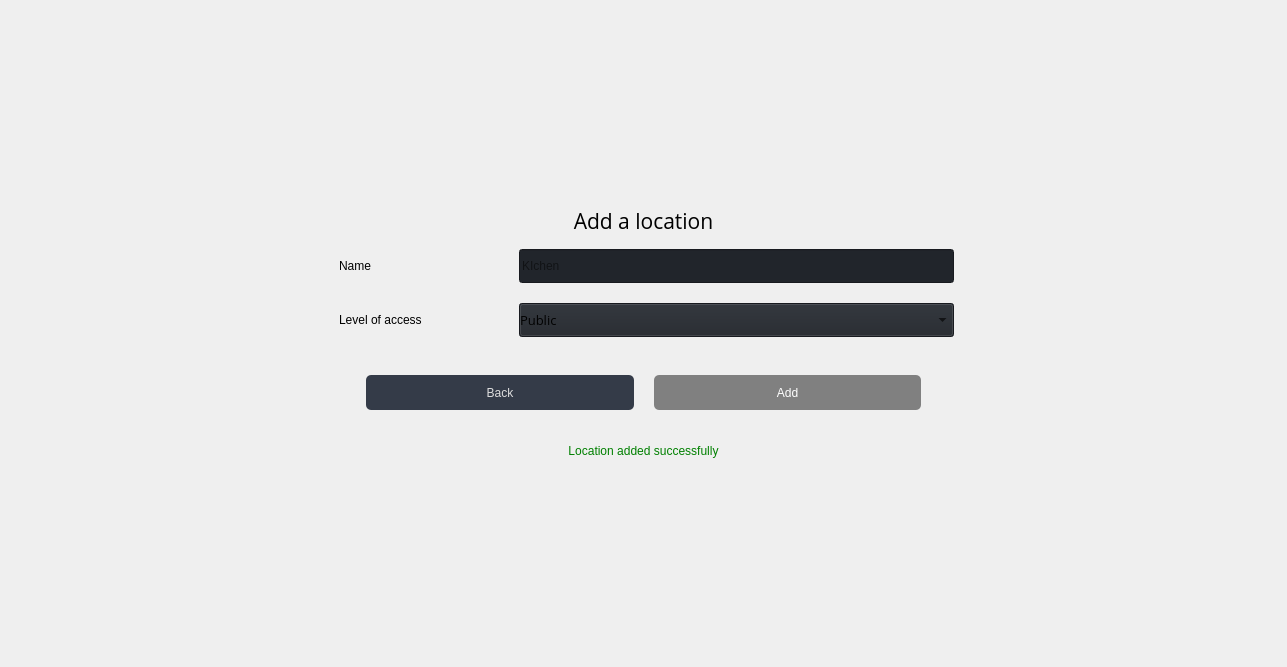
                     <widget class="QWidget" name="add_location">
                      <layout class="QGridLayout" name="gridLayout_6" rowstretch="10,1,1,1,1,1,1,10" columnstretch="10,1,1,10">
                       <item row="2" column="1" colspan="2">
                        <layout class="QGridLayout" name="gridLayout_5" columnstretch="2,5">
                         <item row="0" column="0">
                          <widget class="QLabel" name="label_55">
                           <property name="sizePolicy">
                            <sizepolicy hsizetype="Expanding" vsizetype="Expanding">
                             <horstretch>0</horstretch>
                             <verstretch>0</verstretch>
                            </sizepolicy>
                           </property>
                           <property name="styleSheet">
                            <string notr="true">font: 12pt &quot;Open Sans&quot;;
margin-left:10px;</string>
                           </property>
                           <property name="text">
                            <string>Name</string>
                           </property>
                          </widget>
                         </item>
                         <item row="0" column="1">
                          <widget class="QLineEdit" name="add_location_titles">
                           <property name="sizePolicy">
                            <sizepolicy hsizetype="Preferred" vsizetype="Fixed">
                             <horstretch>0</horstretch>
                             <verstretch>0</verstretch>
                            </sizepolicy>
                           </property>
                           <property name="minimumSize">
                            <size>
                             <width>0</width>
                             <height>48</height>
                            </size>
                           </property>
                           <property name="maximumSize">
                            <size>
                             <width>16777215</width>
                             <height>48</height>
                            </size>
                           </property>
                           <property name="styleSheet">
                            <string notr="true">margin: 7px;
background-color: rgb(33, 37, 43);</string>
                           </property>
                           <property name="text">
                            <string/>
                           </property>
                           <property name="placeholderText">
                            <string>KIchen</string>
                           </property>
                          </widget>
                         </item>
                         <item row="1" column="0">
                          <widget class="QLabel" name="label_57">
                           <property name="sizePolicy">
                            <sizepolicy hsizetype="Preferred" vsizetype="Expanding">
                             <horstretch>0</horstretch>
                             <verstretch>0</verstretch>
                            </sizepolicy>
                           </property>
                           <property name="styleSheet">
                            <string notr="true">font: 12pt &quot;Open Sans&quot;;
margin-left:10px;</string>
                           </property>
                           <property name="text">
                            <string>Level of access</string>
                           </property>
                          </widget>
                         </item>
                         <item row="1" column="1">
                          <widget class="QComboBox" name="add_location_access">
                           <property name="minimumSize">
                            <size>
                             <width>0</width>
                             <height>48</height>
                            </size>
                           </property>
                           <property name="maximumSize">
                            <size>
                             <width>16777215</width>
                             <height>48</height>
                            </size>
                           </property>
                           <property name="font">
                            <font>
                             <family>Open Sans</family>
                             <pointsize>10</pointsize>
                             <weight>50</weight>
                             <italic>false</italic>
                             <bold>false</bold>
                            </font>
                           </property>
                           <property name="autoFillBackground">
                            <bool>false</bool>
                           </property>
                           <property name="styleSheet">
                            <string notr="true">
margin: 7px;
background-color: rgb(33, 37, 43);</string>
                           </property>
                           <property name="iconSize">
                            <size>
                             <width>16</width>
                             <height>16</height>
                            </size>
                           </property>
                           <property name="frame">
                            <bool>true</bool>
                           </property>
                           <item>
                            <property name="text">
                             <string>Public</string>
                            </property>
                           </item>
                           <item>
                            <property name="text">
                             <string>All employes</string>
                            </property>
                           </item>
                           <item>
                            <property name="text">
                             <string>Enhanced</string>
                            </property>
                           </item>
                          </widget>
                         </item>
                        </layout>
                       </item>
                       <item row="2" column="0">
                        <spacer name="horizontalSpacer_15">
                         <property name="orientation">
                          <enum>Qt::Horizontal</enum>
                         </property>
                         <property name="sizeHint" stdset="0">
                          <size>
                           <width>315</width>
                           <height>20</height>
                          </size>
                         </property>
                        </spacer>
                       </item>
                       <item row="2" column="3">
                        <spacer name="horizontalSpacer_16">
                         <property name="orientation">
                          <enum>Qt::Horizontal</enum>
                         </property>
                         <property name="sizeHint" stdset="0">
                          <size>
                           <width>315</width>
                           <height>20</height>
                          </size>
                         </property>
                        </spacer>
                       </item>
                       <item row="1" column="1" colspan="2">
                        <widget class="QLabel" name="label_56">
                         <property name="sizePolicy">
                          <sizepolicy hsizetype="MinimumExpanding" vsizetype="Preferred">
                           <horstretch>0</horstretch>
                           <verstretch>0</verstretch>
                          </sizepolicy>
                         </property>
                         <property name="font">
                          <font>
                           <family>Open Sans</family>
                           <pointsize>10</pointsize>
                           <weight>50</weight>
                           <italic>false</italic>
                           <bold>false</bold>
                          </font>
                         </property>
                         <property name="styleSheet">
                          <string notr="true"/>
                         </property>
                         <property name="text">
                          <string>&lt;html&gt;&lt;head/&gt;&lt;body&gt;&lt;p&gt;&lt;span style=&quot; font-size:16pt;&quot;&gt;Add a location&lt;/span&gt;&lt;/p&gt;&lt;/body&gt;&lt;/html&gt;</string>
                         </property>
                         <property name="alignment">
                          <set>Qt::AlignCenter</set>
                         </property>
                         <property name="margin">
                          <number>15</number>
                         </property>
                        </widget>
                       </item>
                       <item row="4" column="1" colspan="2">
                        <layout class="QHBoxLayout" name="horizontalLayout_13" stretch="1,1">
                         <property name="spacing">
                          <number>20</number>
                         </property>
                         <property name="leftMargin">
                          <number>40</number>
                         </property>
                         <property name="rightMargin">
                          <number>40</number>
                         </property>
                         <item>
                          <widget class="QPushButton" name="add_location_back">
                           <property name="sizePolicy">
                            <sizepolicy hsizetype="Preferred" vsizetype="Fixed">
                             <horstretch>0</horstretch>
                             <verstretch>0</verstretch>
                            </sizepolicy>
                           </property>
                           <property name="minimumSize">
                            <size>
                             <width>120</width>
                             <height>35</height>
                            </size>
                           </property>
                           <property name="styleSheet">
                            <string notr="true">QPushButton {
background-color: rgb(52, 59, 72);
color: rgb(221, 221, 221);
border-radius: 5px;
padding: 5px 10px;
border: none;
}

QPushButton:hover {
background-color: rgb(57, 65, 80);
}

QPushButton:pressed {
background-color: rgb(33, 37, 43);
}</string>
                           </property>
                           <property name="text">
                            <string>Back</string>
                           </property>
                          </widget>
                         </item>
                         <item>
                          <widget class="QPushButton" name="add_location_add">
                           <property name="enabled">
                            <bool>false</bool>
                           </property>
                           <property name="sizePolicy">
                            <sizepolicy hsizetype="Preferred" vsizetype="Fixed">
                             <horstretch>0</horstretch>
                             <verstretch>0</verstretch>
                            </sizepolicy>
                           </property>
                           <property name="minimumSize">
                            <size>
                             <width>120</width>
                             <height>35</height>
                            </size>
                           </property>
                           <property name="styleSheet">
                            <string notr="true">/* Кнопка подтверждения (OK) */
QPushButton {
    background-color: rgb(189, 147, 249);
    color: rgb(255, 255, 255);
    border-radius: 5px;
    padding: 5px 10px;
    border: none;
}
QPushButton:hover {
    background-color: rgb(164, 118, 233);
}
QPushButton:pressed {
    background-color: rgb(139, 88, 217);
}
QPushButton:disabled {
    background-color: rgb(128, 128, 128); /* Цвет для выключенной кнопки */
}</string>
                           </property>
                           <property name="text">
                            <string>Add</string>
                           </property>
                          </widget>
                         </item>
                        </layout>
                       </item>
                       <item row="7" column="1" colspan="2">
                        <spacer name="verticalSpacer_4">
                         <property name="orientation">
                          <enum>Qt::Vertical</enum>
                         </property>
                         <property name="sizeHint" stdset="0">
                          <size>
                           <width>635</width>
                           <height>198</height>
                          </size>
                         </property>
                        </spacer>
                       </item>
                       <item row="0" column="1" colspan="2">
                        <spacer name="verticalSpacer_3">
                         <property name="orientation">
                          <enum>Qt::Vertical</enum>
                         </property>
                         <property name="sizeHint" stdset="0">
                          <size>
                           <width>635</width>
                           <height>198</height>
                          </size>
                         </property>
                        </spacer>
                       </item>
                       <item row="3" column="1" colspan="2">
                        <spacer name="verticalSpacer_7">
                         <property name="orientation">
                          <enum>Qt::Vertical</enum>
                         </property>
                         <property name="sizeType">
                          <enum>QSizePolicy::Fixed</enum>
                         </property>
                         <property name="sizeHint" stdset="0">
                          <size>
                           <width>635</width>
                           <height>25</height>
                          </size>
                         </property>
                        </spacer>
                       </item>
                       <item row="6" column="1" colspan="2">
                        <widget class="QLabel" name="add_location_successfully">
                         <property name="styleSheet">
                          <string notr="true">color: green;</string>
                         </property>
                         <property name="text">
                          <string>Location added successfully</string>
                         </property>
                         <property name="alignment">
                          <set>Qt::AlignCenter</set>
                         </property>
                        </widget>
                       </item>
                       <item row="5" column="1" colspan="2">
                        <spacer name="verticalSpacer_9">
                         <property name="orientation">
                          <enum>Qt::Vertical</enum>
                         </property>
                         <property name="sizeType">
                          <enum>QSizePolicy::Fixed</enum>
                         </property>
                         <property name="sizeHint" stdset="0">
                          <size>
                           <width>635</width>
                           <height>25</height>
                          </size>
                         </property>
                        </spacer>
                       </item>
                      </layout>
                     </widget>
